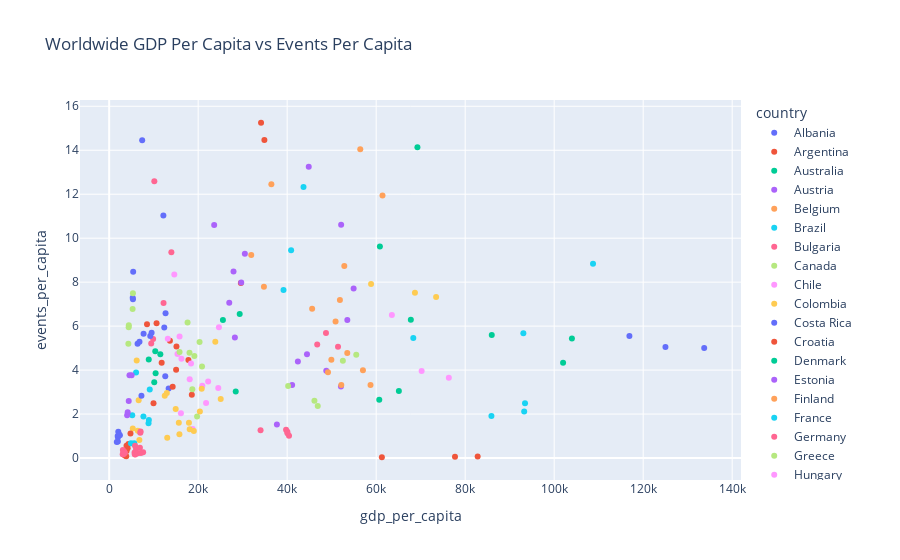
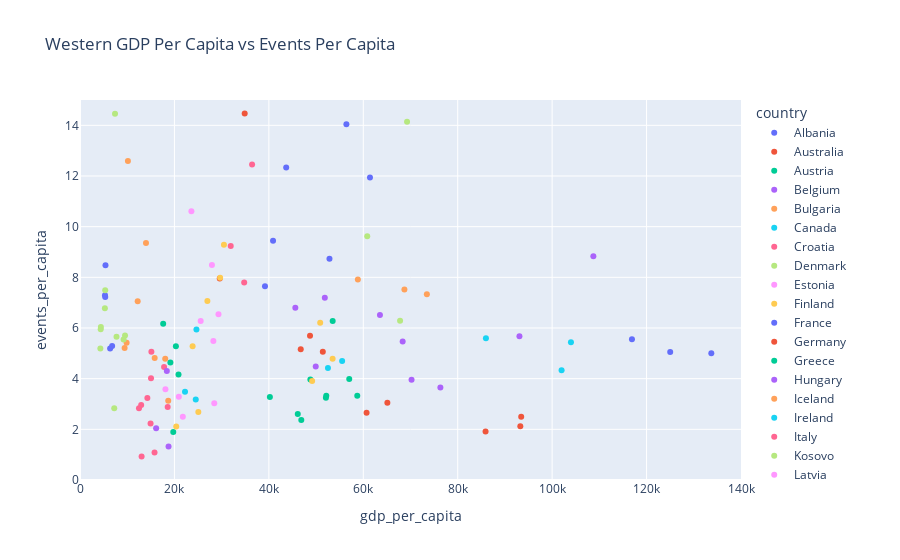
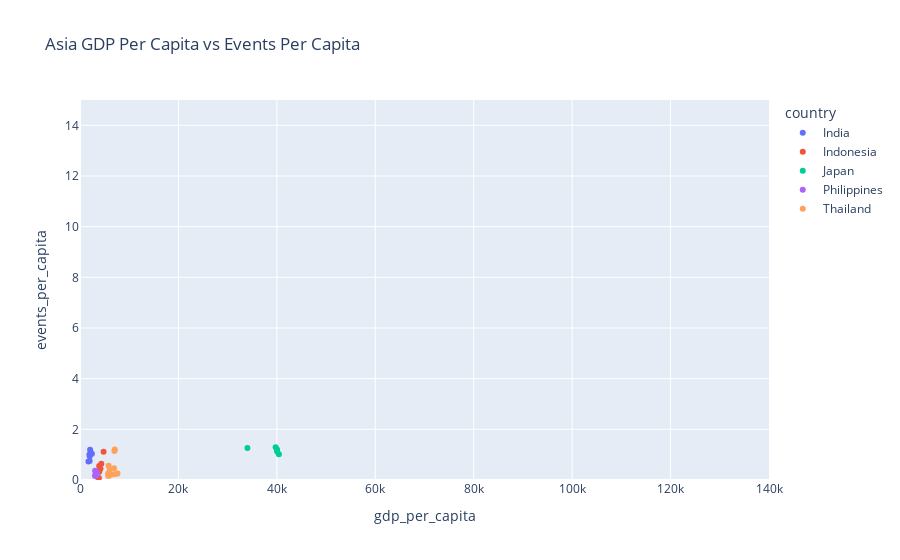
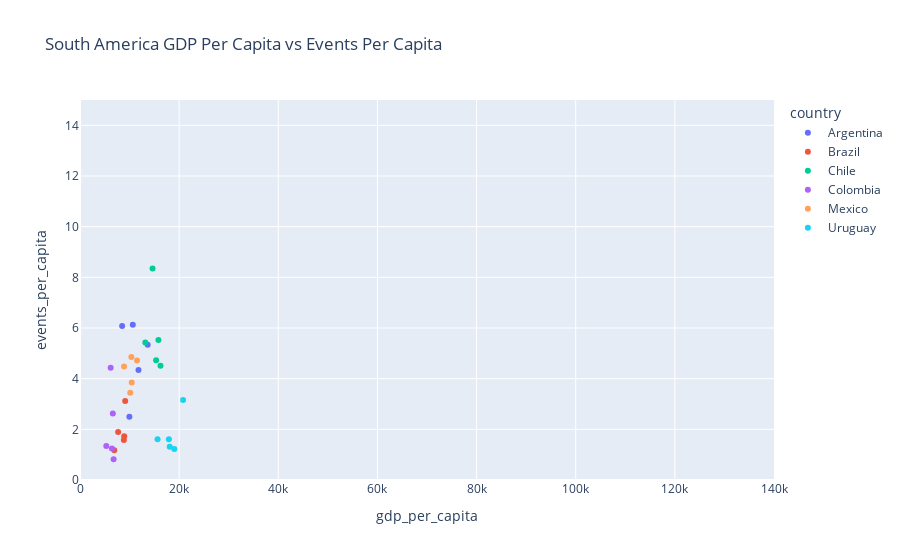

These figures' notebook cell, in order:
### Code cell
import plotly.express as px
fig = px.scatter(combined_data, x='gdp_per_capita', y='events_per_capita', color='country', title='Worldwide GDP Per Capita vs Events Per Capita')
fig.show()

# just show European countries
western_countries = ['Austria', 'Belgium', 'Denmark', 'Finland', 'France', 'Germany', 'Iceland', 'Ireland', 'Italy', 'Luxembourg', 'Netherlands', 'Norway', 'Portugal', 'Spain', 'Sweden', 'Switzerland', 'United Kingdom', 'Canada', 'United States', 'Australia', 'Albania', 'Bulgaria', 'Croatia', 'Czech Republic', 'Estonia', 'Greece', 'Hungary', 'Kosovo', 'Latvia', 'Lithuania', 'Malta', 'Poland', 'Romania', 'Serbia', 'Slovakia', 'Slovenia']
western_data = combined_data[combined_data['country'].isin(western_countries)]
combined_data['Western'] = combined_data['country'].isin(western_countries).astype(int)
# plot the data within a set range
fig = px.scatter(western_data, x='gdp_per_capita', y='events_per_capita', color='country', title='Western GDP Per Capita vs Events Per Capita', range_x=[0, 140000], range_y=[0, 15])
fig.show()

# just show the countries in Asia
asia_countries = ['India', 'Indonesia', 'Japan', 'Philippines', 'Thailand', 'South Korea', 'Taiwan']
asia_data = combined_data[combined_data['country'].isin(asia_countries)]
combined_data['Asia'] = combined_data['country'].isin(asia_countries).astype(int)
fig = px.scatter(asia_data, x='gdp_per_capita', y='events_per_capita', color='country', title='Asia GDP Per Capita vs Events Per Capita', range_x=[0, 140000], range_y=[0, 15])
fig.show()

# just show the countries in South America
south_america_countries = ['Brazil', 'Mexico', 'Colombia', 'Argentina', 'Chile', 'Uruguay']
south_america_data = combined_data[combined_data['country'].isin(south_america_countries)]
combined_data['South America'] = combined_data['country'].isin(south_america_countries).astype(int)
fig = px.scatter(south_america_data, x='gdp_per_capita', y='events_per_capita', color='country', title='South America GDP Per Capita vs Events Per Capita', range_x=[0, 140000], range_y=[0, 15])
fig.show()

# just show the countries in Africa
